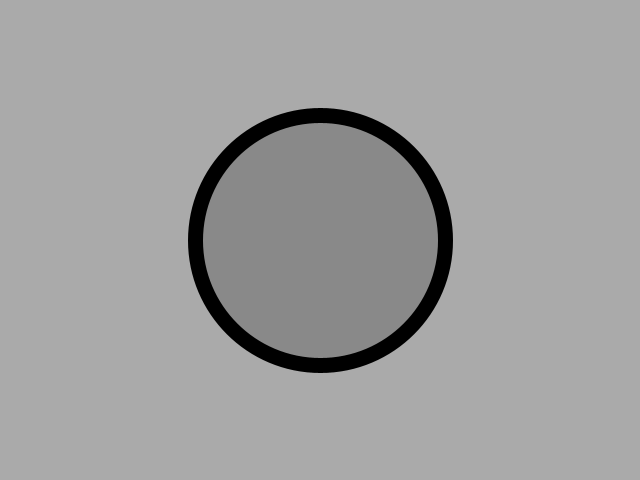
Frame 1 (no input)
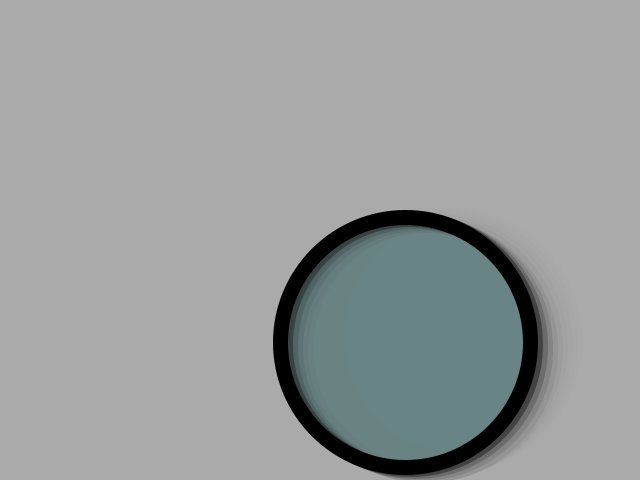
Frame 60 (the mouse pressed at the canvas centre just before this capture)
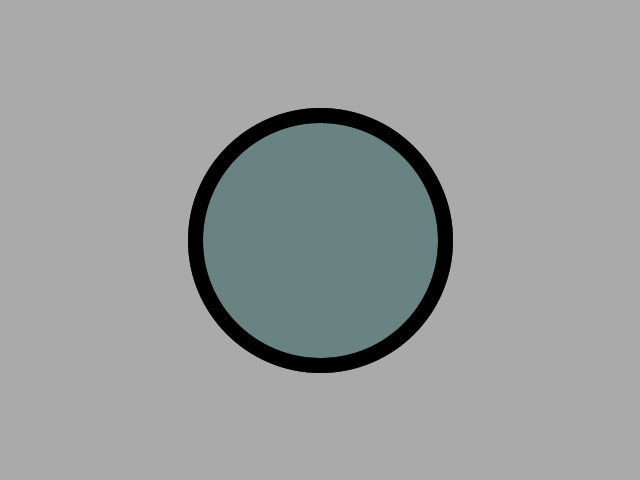
Frame 120 (the mouse held since frame 60 and released just before this capture)

The Processing sketch that drew these frames (run headless with seeded random() and noise(); from frame 60 on, the mouse is pressed at the canvas centre):

// Processing sketch: processing_142058
// ── processing_142058.pde

// SOS iDesign
// KU DYNAMIC MEDIA
// David Mrugala

float x=320;
float y=240;
float xSpeed=5;
float ySpeed=2;
float r=250; // Set the radius for the ellipse
float c;

void setup()
{
  size(640,480);
  background(170);
}

void draw()
{
  noStroke();
  fill(170,100);
  rect(0,0,width,height);
  
  // ellipse
  stroke(0);
  strokeWeight(15);
  fill(0,c,c,50);
  ellipse(x,y,r,r);
  
  // switches between following the mouse or based on set speed
  if(mousePressed){
    x = lerp (x, mouseX, 0.1);
    y = lerp (y, mouseY, 0.1);
  }
  else{
    x=x+xSpeed;
    y=y+ySpeed;
  }
  
  // constrains the ellipse to the window width and height additing the strokeWeight
  if ((x<0+r/2+15/2) || (x>width-r/2-15/2)){
    xSpeed = xSpeed * -1;
    c=random(255);
  }
  if ((y<0+r/2+15/2) || (y>height-r/2-15/2)){
    ySpeed = ySpeed * -1;
    c=random(255);
  }
}
    
    
  
